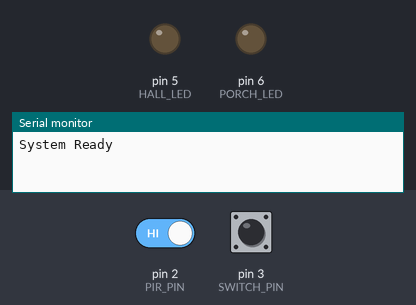
Recording of a sketch running on a simulated Arduino Uno, built with avr-gcc and run on an emulated ATmega328P. Parts: output pins drawn as LEDs (lit = HIGH), the last lines printed to the serial monitor. The test bench sets the inputs (shaded band); at power-on: pin 3 (SWITCH_PIN) HIGH, pin 2 (PIR_PIN) HIGH.

Above: at 3.2 s.
3.3 s: pin 3 (SWITCH_PIN) pulled LOW for 0.15 s
At 3.37 s:
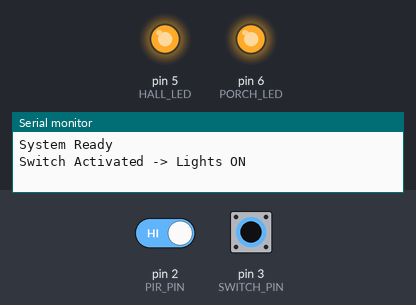
4.9 s: pin 3 (SWITCH_PIN) pulled LOW for 3.2 s
At 9.5 s:
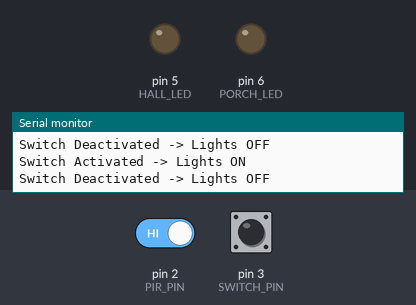
Timing chart, 0 to 11.0 s (numbered marks = the images above; inputs shaded):
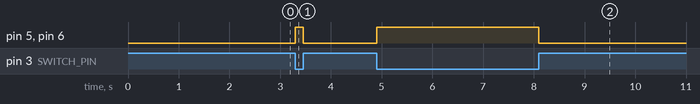

Measured:
- after the input at 3.3 s, pin 5 (HALL_LED), pin 6 (PORCH_LED): LOW → HIGH at once, → LOW 0.15 s later
- after the input at 4.9 s, pin 5 (HALL_LED), pin 6 (PORCH_LED): LOW → HIGH at once, → LOW 3.2 s later

The sketch:

Task4.1Interrupts.ino
```cpp
#include <Wire.h>
#include <BH1750.h>

BH1750 lightMeter;

//Pins
#define PIR_PIN 2
#define SWITCH_PIN 3
#define PORCH_LED 6
#define HALL_LED 5

//Timing
unsigned long porchStart = 0;
unsigned long hallStart = 0;

const unsigned long PORCH_TIME = 30000; // 30 sec
const unsigned long HALL_TIME = 60000;  // 60 sec

//Interrupt flags
volatile bool motionFlag = false;
volatile bool switchFlag = false;

//System states
bool manualOverride = false;
bool motionActive = false;

const float LIGHT_THRESHOLD = 50.0;

//Interupts
void PIR_ISR() {
  if (!motionActive) {
    motionFlag = true;
  }
}

void SWITCH_ISR() {
  switchFlag = true;
}

//setup
void setup() {
  Serial.begin(9600);
  delay(2000);

  Wire.begin();
  lightMeter.begin();

  pinMode(PIR_PIN, INPUT);
  pinMode(SWITCH_PIN, INPUT_PULLUP);

  pinMode(PORCH_LED, OUTPUT);
  pinMode(HALL_LED, OUTPUT);

  attachInterrupt(digitalPinToInterrupt(PIR_PIN), PIR_ISR, RISING);
  attachInterrupt(digitalPinToInterrupt(SWITCH_PIN), SWITCH_ISR, CHANGE);

  Serial.println("System Ready");

  if (digitalRead(SWITCH_PIN) == LOW) { //Incase the switch is already activated on startup
    Serial.println("Startup: Switch detected as ON");
    switchFlag = true;
  }
}

//main loop
void loop() {
  unsigned long now = millis();

  if (motionFlag) { //motion detected
    motionFlag = false;
    motionActive = true;

    if (!manualOverride) { //if there is no manual override
      float lightLevel = lightMeter.readLightLevel();

      Serial.print("Motion detected | Light: ");
      Serial.println(lightLevel);

      if (lightLevel < LIGHT_THRESHOLD) {
        motionActive = true;
        Serial.println("Dark -> Lights ON");

        digitalWrite(PORCH_LED, HIGH);
        digitalWrite(HALL_LED, HIGH);

        porchStart = now;
        hallStart = now;
      }
      else {
        motionActive = false;
      }
    }
    else {
      motionActive = false;
    }
  }

  //Switch
  if (switchFlag) {
    switchFlag = false;

    if (digitalRead(SWITCH_PIN) == LOW) { //Lights on with switch
      if (!motionActive) {
      Serial.println("Switch Activated -> Lights ON");

      digitalWrite(PORCH_LED, HIGH);
      digitalWrite(HALL_LED, HIGH);
      }
      else { //manual override over motion
      Serial.println("Manual Override Activated");
      manualOverride = true;
      }
    }
    else if (digitalRead(SWITCH_PIN) == HIGH && !motionActive) { //lights off with switch
      Serial.println("Switch Deactivated -> Lights OFF");

      digitalWrite(PORCH_LED, LOW);
      digitalWrite(HALL_LED, LOW);
    }
    else {//manual override off over motion
      Serial.println("Manual Override Deactivated");
      manualOverride = false;
    }
  }

  //Timers
  if (!manualOverride) {

    if (digitalRead(PORCH_LED) == HIGH && now - porchStart >= PORCH_TIME) { //Porch LED on for 30 secs
      digitalWrite(PORCH_LED, LOW);
      Serial.println("Porch OFF");
    }

    if (digitalRead(HALL_LED) == HIGH && now - hallStart >= HALL_TIME) { //Hallway LED on for 60 secs
      digitalWrite(HALL_LED, LOW);
      Serial.println("Hall OFF");

      motionActive = false; //Full motion cycle complete
    }
  }
}
```
